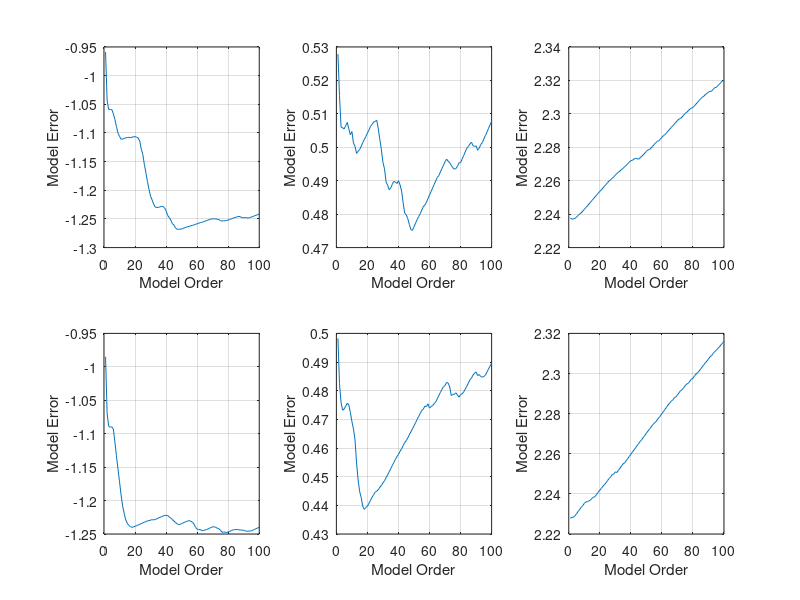

Reproduce this figure in MATLAB. (Note: this script raises an error after producing the figure.)
close all; clear; clc;
path(path, '../voicebox');

Fsamp = 32768;
N = .25*Fsamp;
n = 1:N;

% Set up the actual signals
three_tone = (sin(697*2*pi*n/Fsamp) + sin(1477*2*pi*n/Fsamp))/2;
star_tone = (sin(941*2*pi*n/Fsamp) + sin(1209*2*pi*n/Fsamp))/2;

% The different variances 
var_coeffs = [.5 1.2 3];

three_noise = zeros(3, N);
star_noise = zeros(3, N);

for i = 1:3
    three_noise(i,:) = three_tone + var_coeffs(i)*randn(1,N);
    star_noise(i,:) = star_tone + var_coeffs(i)*randn(1,N);    
end


three_error = zeros(3,100);
star_error = zeros(3,100);

% Working out the MDL error for both tones, and for the three
% different noise levels
for i = 1:3
    for k = 1:100
        [~, E] = aryule(three_noise(i,:),k); 
        three_error(i,k) = log(E) + (k*log(N)/N);
        [~, E] = aryule(star_noise(i,:),k); 
        star_error(i,k) = log(E) + (k*log(N)/N);
    end
end


% Now we can our errors to work out which order model to use
for i = 1:3
    subplot(2,3,i);
    plot(1:100, three_error(i,:));
        xlabel('Model Order');
        ylabel('Model Error');
        grid on;
    
    subplot(2,3,i+3);
    plot(1:100, star_error(i,:));
        xlabel('Model Order');
        ylabel('Model Error');
        grid on;
end

% These are the chosen model orders (based on the MLD plots)
three_order = [ 42 42 42 ];
star_order = [ 18 18 38 ];

% Now we populate the arrays of filter parameters
for i = 1:3
    mo = three_order(i);
    three_params(i,1:mo+1) = aryule(three_noise(i,:), mo);
    
    mo = star_order(i);
    star_params(i,1:mo+1) = aryule(star_noise(i,:), mo);
end


figure;
for i = 1:3
   params = three_params(i,:);
   [ theor, w ]= freqz(1, params, 512);
   act = filter(1, params, randn(1,1064));
   fact = pgm(act(40:end));
   real = pgm(three_tone(1:1024));
   
   subplot(2,3,i);
   plot(w/(2*pi), abs(theor), w/(2*pi), fact(1:512), 'g:', w/(2*pi), real(1:512));
        grid on;
        xlabel('Normalised Frequency');
        
   
   
end


